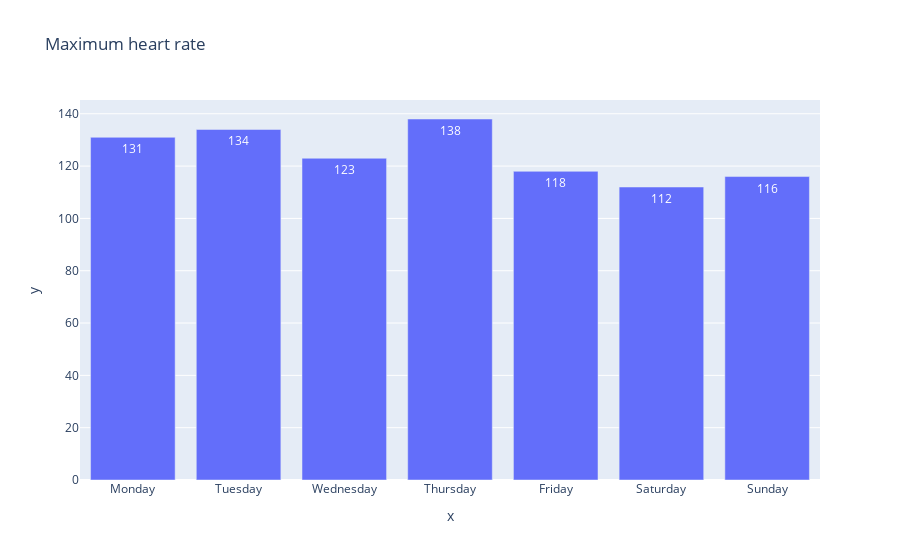

Write notebook code for a chart like this one.
### Code cell
df_person = df[df["ALIAS"]=="Band 23"]
xs = []
ys = []
for weekday in df["WEEK_DAY"].unique():
    daily_entries = df_person[df_person["WEEK_DAY"] == weekday]
    def inner_func(x):
        return x<250 and x>30
    def inner_func2(x):
        return x in kind_codes["Running"]
    
    valid_entries = daily_entries[daily_entries["HEART_RATE"].map(inner_func)]
    #valid_entries = valid_entries[valid_entries["HEART_RATE"].map(inner_func2)]
    max_heart_rate = valid_entries["HEART_RATE"].max()
    xs.append(weekday)
    ys.append(max_heart_rate)
    
fig = px.bar(x=xs,y=ys,title="Maximum heart rate",text_auto=True)
fig.show()

### Figure 1 — Plotly figure (JSON) as saved in the notebook; plotly's stock layout.template omitted (floating-point values rounded to 4 significant figures)
{"data": [{"alignmentgroup": "True", "hovertemplate": "x=%{x}<br>y=%{y}<extra></extra>", "legendgroup": "", "marker": {"color": "#636efa", "pattern": {"shape": ""}}, "name": "", "offsetgroup": "", "orientation": "v", "showlegend": false, "textposition": "auto", "texttemplate": "%{y}", "type": "bar", "x": ["Monday", "Tuesday", "Wednesday", "Thursday", "Friday", "Saturday", "Sunday"], "xaxis": "x", "y": [131, 134, 123, 138, 118, 112, 116], "yaxis": "y"}], "layout": {"barmode": "relative", "legend": {"tracegroupgap": 0}, "title": {"text": "Maximum heart rate"}, "xaxis": {"anchor": "y", "domain": [0, 1], "title": {"text": "x"}}, "yaxis": {"anchor": "x", "domain": [0, 1], "title": {"text": "y"}}}}
